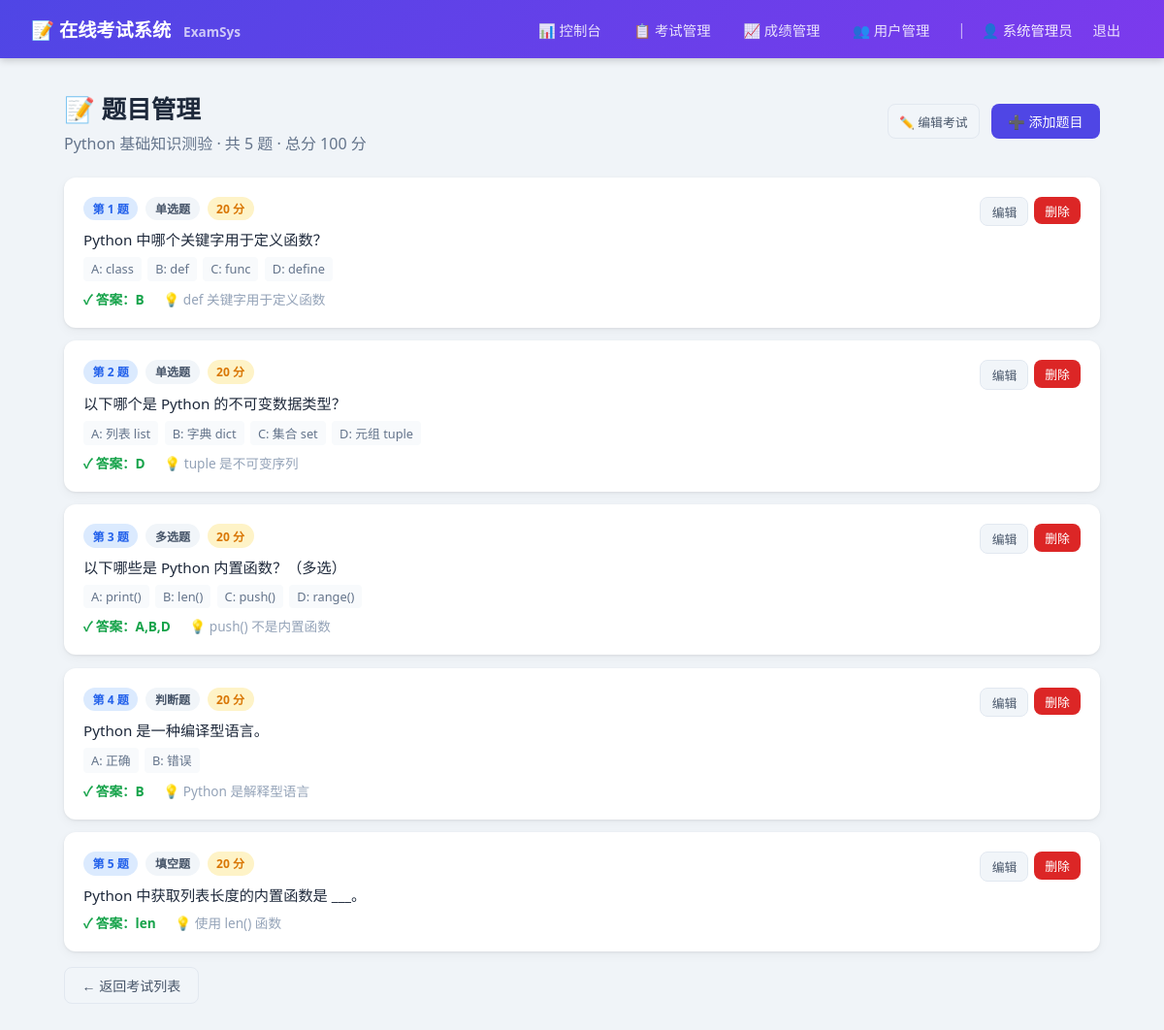
/admin/exam/1/questions (signed in), run on the app's committed database.
### tables this page shows
CREATE TABLE exams (
        id          INTEGER PRIMARY KEY AUTOINCREMENT,
        title       TEXT NOT NULL,
        description TEXT,
        duration    INTEGER DEFAULT 60,   -- minutes
        pass_score  INTEGER DEFAULT 60,
        shuffle     INTEGER DEFAULT 1,    -- shuffle questions
        status      TEXT DEFAULT 'draft', -- draft/published/closed
        created_by  INTEGER,
        created_at  TEXT DEFAULT (datetime('now','localtime')),
        FOREIGN KEY(created_by) REFERENCES users(id)
    );

CREATE TABLE questions (
        id          INTEGER PRIMARY KEY AUTOINCREMENT,
        exam_id     INTEGER NOT NULL,
        qtype       TEXT NOT NULL,        -- single/multi/truefalse/fillblank
        content     TEXT NOT NULL,
        options     TEXT,                 -- JSON array
        answer      TEXT NOT NULL,
        explanation TEXT,
        score       INTEGER DEFAULT 5,
        sort_order  INTEGER DEFAULT 0,
        FOREIGN KEY(exam_id) REFERENCES exams(id)
    );

### app.py (the view)
@app.route('/admin/exam/<int:exam_id>/questions')
@admin_required
def admin_exam_questions(exam_id):
    db = get_db()
    exam = db.execute("SELECT * FROM exams WHERE id=?", (exam_id,)).fetchone()
    qs   = db.execute("SELECT * FROM questions WHERE exam_id=? ORDER BY sort_order", (exam_id,)).fetchall()
    qs_list = [dict(q) for q in qs]
    for q in qs_list:
        if q['options']:
            q['options'] = json.loads(q['options'])
    total_score = sum(q['score'] for q in qs_list)
    return render_template('admin_questions.html', exam=exam, questions=qs_list, total_score=total_score)

### app.py (called while the page is built)
def get_db():
    if 'db' not in g:
        g.db = sqlite3.connect(DB_PATH)
        g.db.row_factory = sqlite3.Row
        g.db.execute("PRAGMA journal_mode=WAL")
    return g.db

def login_required(f):
    @wraps(f)
    def decorated(*args, **kwargs):
        if 'user_id' not in session:
            flash('请先登录', 'warning')
            return redirect(url_for('login'))
        return f(*args, **kwargs)
    return decorated

def admin_required(f):
    @wraps(f)
    def decorated(*args, **kwargs):
        if session.get('role') != 'admin':
            flash('权限不足', 'danger')
            return redirect(url_for('index'))
        return f(*args, **kwargs)
    return login_required(decorated)

### templates/admin_questions.html (shortened to what this page needs)
{% extends 'base.html' %}
{% block content %}
<div class="page-header flex justify-between items-center flex-wrap gap-2">
  <div>
    <h1>📝 题目管理</h1>
    <p>{{ exam.title }} · 共 {{ questions|length }} 题 · 总分 {{ total_score }} 分</p>
  </div>
  <div style="display:flex;gap:.75rem">
    <a href="{{ url_for('admin_exam_edit', exam_id=exam.id) }}" class="btn btn-secondary btn-sm">✏️ 编辑考试</a>
    <a href="{{ url_for('admin_question_edit', exam_id=exam.id) }}" class="btn btn-primary">➕ 添加题目</a>
  </div>
</div>
{% if questions %}
{% for q in questions %}
<div class="card" style="margin-bottom:.85rem">
  <div class="card-body" style="padding:1.25rem">
    <div style="display:flex;justify-content:space-between;align-items:flex-start;gap:1rem">
      <div style="flex:1">
        <div style="display:flex;align-items:center;gap:.5rem;margin-bottom:.5rem;flex-wrap:wrap">
          <span class="badge badge-info">第 {{ loop.index }} 题</span>
          <span class="badge badge-secondary">
            {% if q.qtype=='single' %}单选题{% elif q.qtype=='multi' %}多选题{% elif q.qtype=='truefalse' %}判断题{% else %}填空题{% endif %}
          </span>
          <span class="badge badge-warning">{{ q.score }} 分</span>
        </div>
        <div style="font-size:.95rem;font-weight:500;color:#1e293b;margin-bottom:.5rem">{{ q.content }}</div>
        {% if q.options %}
        <div style="display:flex;flex-wrap:wrap;gap:.4rem;margin-bottom:.5rem">
          {% for opt in q.options %}
          <span style="font-size:.8rem;color:#64748b;background:#f8fafc;padding:.2rem .5rem;border-radius:4px">
            {{ ['A','B','C','D'][loop.index0] }}: {{ opt }}
          </span>
          {% endfor %}
        </div>
        {% endif %}
        <div style="font-size:.85rem">
          <span style="color:#16a34a;font-weight:600">✓ 答案：{{ q.answer }}</span>
          {% if q.explanation %}<span style="color:#94a3b8;margin-left:1rem">💡 {{ q.explanation }}</span>{% endif %}
        </div>
      </div>
      <div style="display:flex;gap:.35rem;flex-shrink:0">
        <a href="{{ url_for('admin_question_edit', exam_id=exam.id, qid=q.id) }}" class="btn btn-secondary btn-sm">编辑</a>
        <form method="POST" action="{{ url_for('admin_question_delete', qid=q.id) }}"
              onsubmit="return confirm('确定删除这道题？')">
          <button class="btn btn-danger btn-sm">删除</button>
        </form>
      </div>
    </div>
  </div>
</div>
{% endfor %}
{% endif %}
<div style="margin-top:1rem">
  <a href="{{ url_for('admin_exams') }}" class="btn btn-secondary">← 返回考试列表</a>
</div>
{% endblock %}

### templates/base.html (style rules this page uses)
* { box-sizing:border-box;margin:0;padding:0 }
body { font-family:'Segoe UI',system-ui,sans-serif;background:#f0f4f8;color:#2d3748;min-height:100vh }
a { color:#4f46e5;text-decoration:none }
.page-header { margin-bottom:1.5rem }
.page-header h1 { font-size:1.6rem;color:#1e293b;display:flex;align-items:center;gap:.5rem }
.page-header p { color:#64748b;margin-top:.3rem }
.card { background:#fff;border-radius:12px;box-shadow:0 1px 3px rgba(0,0,0,.08),0 4px 12px rgba(0,0,0,.04);overflow:hidden;margin-bottom:1.5rem }
.card-body { padding:1.5rem }
.btn { display:inline-flex;align-items:center;gap:.35rem;padding:.5rem 1.1rem;border-radius:8px;font-size:.875rem;font-weight:500;cursor:pointer;border:none;transition:all .2s;white-space:nowrap }
.btn-primary { background:#4f46e5;color:#fff }
.btn-danger { background:#dc2626;color:#fff }
.btn-secondary { background:#f1f5f9;color:#475569;border:1px solid #e2e8f0 }
.btn-sm { padding:.3rem .7rem;font-size:.8rem }
.badge { display:inline-flex;align-items:center;padding:.2rem .6rem;border-radius:20px;font-size:.75rem;font-weight:600 }
.badge-warning { background:#fef3c7;color:#d97706 }
.badge-info { background:#dbeafe;color:#2563eb }
.badge-secondary { background:#f1f5f9;color:#475569 }
.flex { display:flex }
.gap-2 { gap:1rem }
.items-center { align-items:center }
.justify-between { justify-content:space-between }
.flex-wrap { flex-wrap:wrap }

### data on the page
exams: title "Python 基础知识测验"
questions: qtype "单选题", score "20", content "Python 中哪个关键字用于定义函数？", index0 "A" "B" "C" "D", options "class" "def" "func" "define", answer "B", explanation "def 关键字用于定义函数"
questions: qtype "单选题", score "20", content "以下哪个是 Python 的不可变数据类型？", index0 "A" "B" "C" "D", options "列表 list" "字典 dict" "集合 set" "元组 tuple", answer "D", explanation "tuple 是不可变序列"
questions: qtype "多选题", score "20", content "以下哪些是 Python 内置函数？（多选）", index0 "A" "B" "C" "D", options "print()" "len()" "push()" "range()", answer "A,B,D", explanation "push() 不是内置函数"
questions: qtype "判断题", score "20", content "Python 是一种编译型语言。", index0 "A" "B", options "正确" "错误", answer "B", explanation "Python 是解释型语言"
questions: qtype "填空题", score "20", content "Python 中获取列表长度的内置函数是 ___。", answer "len", explanation "使用 len() 函数"

### other printed values
{{ session.name }} "系统管理员"
{{ questions|length }} "5"
{{ total_score }} "100"
